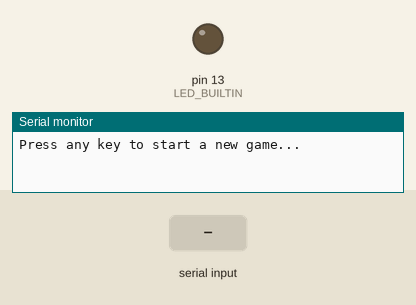
This program was run on a simulated Teensy 3. On the bench: output pins drawn as LEDs (lit = HIGH), the last lines printed to the serial monitor. Inputs (shaded band) come from the test bench. Random numbers use the default seed unless the program sets one.

Above: at 1.2 s.
1.3 s: "90,45\n" received over Serial
At 2.5 s:
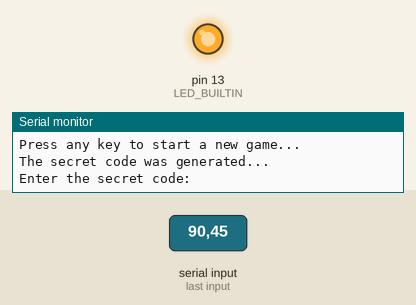
2.8 s: "30,150\n" received over Serial
Timing chart, 0 to 5.8 s (numbered marks = the images above; inputs shaded):
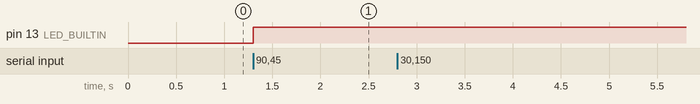

Measured:
- after the input at 1.3 s, pin 13 (LED_BUILTIN): LOW → HIGH at once

The program:

main.cpp
```cpp
// (licence header left out)
#include <Arduino.h>

#define CODE_MIN 100
#define CODE_MAX 105
#define MAX_ATTEMPTS 5

#define STRINGIFY(x) (#x)
#define LENGTH(x) (sizeof(STRINGIFY(x)) - 1)

static uint32_t gen_secret_code(void)
{
    randomSeed(micros());

    return random(CODE_MIN, CODE_MAX);
}

static uint32_t get_user_code(void)
{
    uint8_t i = 0;
    uint32_t code = 0;

    while (i < LENGTH(CODE_MAX))
    {
        if (0 < Serial.available())
        {
            char chr = Serial.read();

            if (chr == '\n')
            {
                break;
            }
            else if (isdigit(chr))
            {
                code = 10 * code + (chr - '0');
                Serial.print(chr);
                i++;
            }
        }
    }

    Serial.clear();

    return code;
}

void setup()
{
    pinMode(LED_BUILTIN, OUTPUT);

    Serial.begin(9600);
    while (!Serial)
    {
        ;
    }
}

void loop()
{
    Serial.print("\nPress any key to start a new game...");

    // Wait on the user to press a key
    while (0 == Serial.available())
    {
        ;
    }

    Serial.clear(); // Clear the input buffer

    uint8_t attempts = 0;
    uint32_t secret_code = gen_secret_code();

    digitalWrite(LED_BUILTIN, HIGH);
    Serial.println("\n\nThe secret code was generated...");

    while (attempts < MAX_ATTEMPTS)
    {
        Serial.print("\nEnter the secret code: ");

        if (secret_code == get_user_code())
        {
            Serial.printf("\nGreat job! You guessed the secret code in %d attempts.\n", attempts + 1);
            digitalWrite(LED_BUILTIN, LOW);
            break;
        }
        else
        {
            Serial.println("\nThe entered code is wrong...");
        }

        attempts++;
    }

    if (attempts == MAX_ATTEMPTS)
    {
        Serial.printf("\nFailed to guess it. The secret code is %d\n\n", secret_code);
    }
}
```
